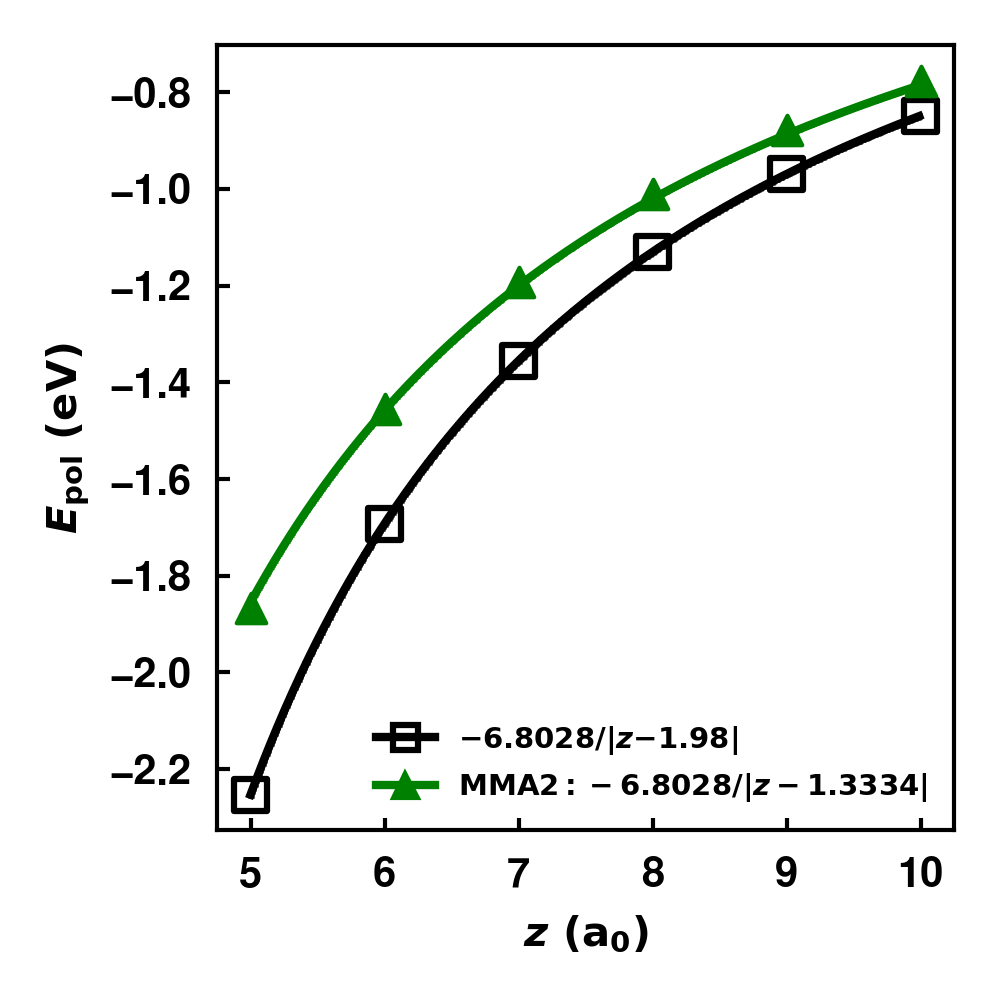

Python code for this plot:
import numpy as np
import matplotlib.pyplot as plt
from scipy import stats
import pandas as pd
import glob 
import os
import matplotlib.ticker as mtick
from matplotlib import rc
from matplotlib.font_manager import FontProperties
from scipy.optimize import curve_fit


params = {'mathtext.default': 'bf'}
plt.rcParams.update(params)
plt.rcParams.update({'font.size': 10})
rc('font', family='Nimbus Sans', weight='bold')
rc('axes',linewidth=1,edgecolor='k')

x_dat=np.arange(5,10,0.01)

def func_fixed(x,b):  
    return -6.802846561497/np.abs(x-b)

pot = []
for filename in sorted(glob.glob("figure_4.csv", recursive=True)):
    Source = os.path.splitext(filename)[0].split(".")[0]
    data = pd.read_csv(filename, sep=",", dtype=np.float64)
    data_array = data.to_numpy()
    num_rows, num_cols = data_array.shape
    z = data_array[:,0]
    MMA2 = data_array[:,1]*27.211386245988
    impot = data_array[:,2]*27.211386245988

fig, axs = plt.subplots(1, 1, figsize=(3.33,3.33))

axs.plot(x_dat,-27.211386245988/(4*np.abs(x_dat-1.9804329786078072)),color="black",linestyle='-',markersize=0.01,marker="s",linewidth=2,mfc='none',markeredgewidth=1.5,label=r"$\mathrm{-6.8028/|}\mathit{z}\mathrm{-1.98|}$")
axs.scatter(z,impot,color="black",s=60,facecolors='none',edgecolor='k',linewidth=1.5,marker="s") 

popt4, pcov4 = curve_fit(func_fixed,z,MMA2) 
axs.plot(x_dat,func_fixed(x_dat,*popt4),color="green",marker='^',markersize=0.01,linewidth=2,linestyle='-',label=r"$MMA2: -6.8028\mathrm{{/|}}\mathit{{z}}-{:.4f}\mathrm{{|}}$".format(popt4[0]))
axs.scatter(z,MMA2,color="green",s=50,marker="^")

axs.set_xlabel(r"$\mathit{z} \ (a_0)$")  
axs.set_xticks([5,6,7,8,9,10])
axs.xaxis.set_tick_params(direction="in",length=3,width=1,pad=6.25)
axs.yaxis.set_tick_params(direction="in",length=3,width=1,pad=6.25)
axs.grid(False)
axs.legend(loc="best", frameon=False, fontsize=7, markerscale=600)
axs.set_ylabel(r"$\mathit{E}_{pol} \ \mathrm{\left( eV \right)}$")

fig.set_tight_layout(True)
plt.savefig("figure_4.png", dpi=300)
